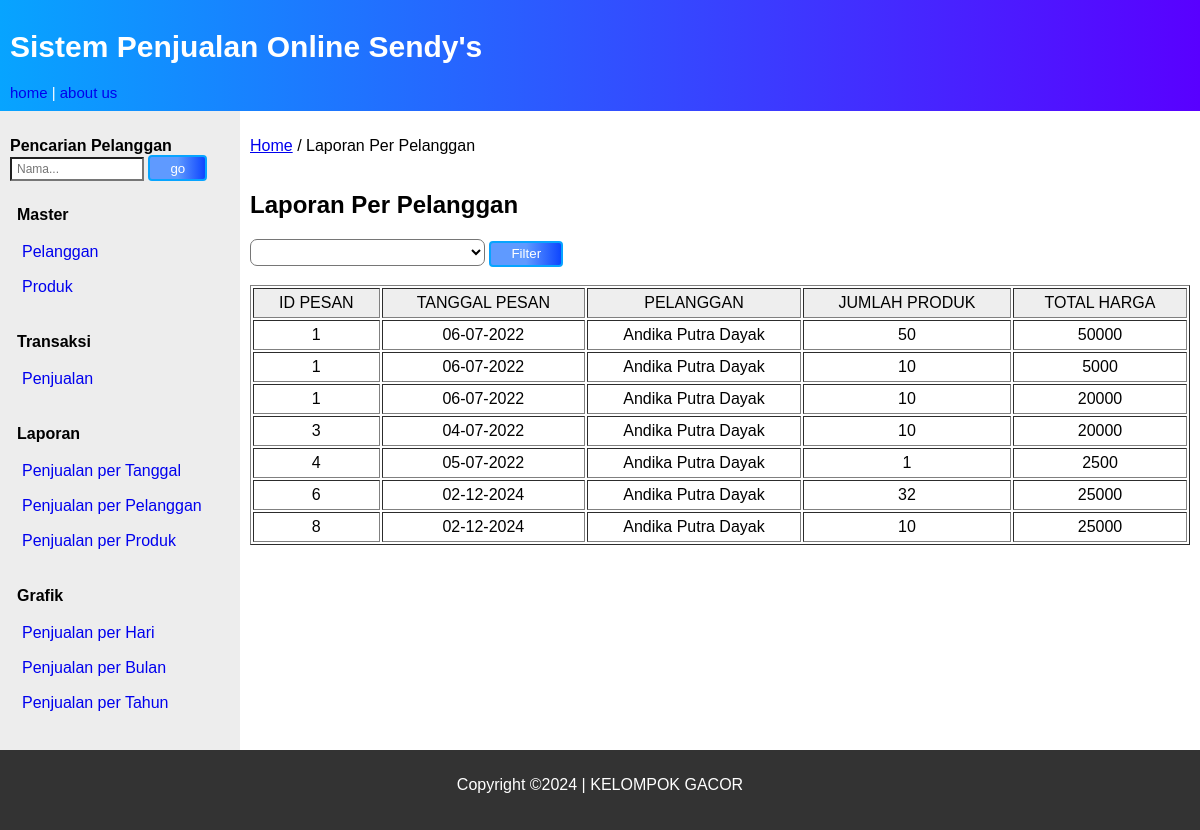
The page /index.php?page=penjualan_per_pelanggan on the database its author committed.
### tables this page shows
CREATE TABLE `detil_pesan` (
  `id_pesan` int(5) NOT NULL,
  `id_produk` varchar(5) NOT NULL,
  `jumlah` int(5) NOT NULL,
  `harga` decimal(10,0) NOT NULL
);

CREATE TABLE `pesan` (
  `id_pesan` int(5) NOT NULL,
  `id_pelanggan` varchar(5) NOT NULL,
  `tgl_pesan` date NOT NULL
);

CREATE TABLE `pelanggan` (
  `id_pelanggan` varchar(5) NOT NULL,
  `nm_pelanggan` varchar(40) NOT NULL,
  `alamat` text NOT NULL,
  `telepon` varchar(20) NOT NULL,
  `email` varchar(50) NOT NULL
);

### penjualan_per_pelanggan.php (the view, shortened to what this page needs)
<article>
<p><a href="index.php">Home</a> / Laporan Per Pelanggan </p>
    <h2 style="font-weight:900;">Laporan Per Pelanggan</h2>
    <form action="" method="post">
    <select id="id_pelanggan" class="box5" name="id_pelanggan" >
    <option value=""></option>
                <?php
                include "koneksi.php";
                $q = "SELECT * from pelanggan";
                $resultq = mysqli_query($conn, $q);
                while ($x = mysqli_fetch_array($resultq)) {
                ?>
                    <option value="<?php echo $x['id_pelanggan']; ?>">
                    </option>
                <?php
                }
                ?>
            </select>
            <button type="submit" class="filter" name="filter_nama">Filter</button>
    </form><br />
    <table border="1">
        <tr>
            <th>ID PESAN</th>
            <th>TANGGAL PESAN</th>
            <th>PELANGGAN</th>
            <th>JUMLAH PRODUK</th>
            <th>TOTAL HARGA</th>
        </tr>
        <?php
        include_once "koneksi.php";
        if(isset ($_POST['filter_nama'])){
            $id_pelanggan = $_POST['id_pelanggan'];
            $query = "SELECT pesan.id_pesan, pesan.tgl_pesan, pelanggan.nm_pelanggan, detil_pesan.jumlah, detil_pesan.harga FROM
            detil_pesan INNER JOIN pesan ON detil_pesan.id_pesan= pesan.id_pesan INNER JOIN pelanggan ON
            pesan.id_pelanggan=pelanggan.id_pelanggan WHERE pesan.id_pelanggan LIKE '".$id_pelanggan."'";
             $sql = mysqli_query($conn, $query);
        }else{
        $query = "SELECT pesan.id_pesan, pesan.tgl_pesan, pelanggan.nm_pelanggan, detil_pesan.jumlah, detil_pesan.harga
        FROM detil_pesan INNER JOIN pesan ON detil_pesan.id_pesan= pesan.id_pesan INNER JOIN pelanggan
        ON pesan.id_pelanggan=pelanggan.id_pelanggan ORDER BY id_pesan";
         $sql = mysqli_query($conn, $query);
        }
        if(mysqli_num_rows($sql)){
        while ($row = mysqli_fetch_assoc($sql)) {
            $id_pesan = $row['id_pesan'];
            $tanggal_pesan = date('d-m-Y', strtotime($row['tgl_pesan']));
            $pelanggan = $row['nm_pelanggan'];
            $jumlah = $row['jumlah'];
            $harga = $row['harga'];
        ?>
            <tr>
                <td align="center"><?php echo $id_pesan ?></td>
                <td align="center"><?php echo  $tanggal_pesan ?></td>
                <td align="center"><?php echo $pelanggan ?></td>
                <td align="center"><?php echo  $jumlah ?></td>
                <td align="center"><?php echo  $harga ?></td>
            </tr>
        <?php } } else{
                  echo '<tr><td align="center" colspan = "5"><strong>Data Tidak Ditemukan</strong></td></tr>';
        } ?>
    </table><br />
</article>

### style18.css (style rules this page uses)
* { box-sizing: border-box; scroll-behavior: smooth; }
body { font-family: Arial, Helvetica, sans-serif; margin: 0px; padding: 0px; }
nav, article { display: flex; flex-direction: column; min-height: 300px; padding: 10px; }
article { flex-grow: 20; max-width: 80%; }
tr th { background: #eeeeee; color: rgb(0, 0, 0); font-weight: normal; }
th, td { padding: 5px 10px; }
.box5 { font-size: 15px; padding: 3px 10px; background-color: rgb(255, 255, 255); width: 25%; color: #000000; text-align: center; }
select { border-radius: 7px; }
.filter { display: inline-block; text-decoration: none; padding: 3.5px 20px; border: 2px solid #07a4ff; border-radius: 4px; font-weight: normal; color: #fff; background-image: linear-gradient(90deg, #5f9aff 50%, #0e46fe 100%); }

### rows shown on the page
detil_pesan: id_pesan.id_pesan "1", id_pesan.tgl_pesan "06-07-2022", pelanggan.nm_pelanggan "Andika Putra Dayak", jumlah "50", harga "50000"
detil_pesan: id_pesan.id_pesan "1", id_pesan.tgl_pesan "06-07-2022", pelanggan.nm_pelanggan "Andika Putra Dayak", jumlah "10", harga "5000"
detil_pesan: id_pesan.id_pesan "1", id_pesan.tgl_pesan "06-07-2022", pelanggan.nm_pelanggan "Andika Putra Dayak", jumlah "10", harga "20000"
detil_pesan: id_pesan.id_pesan "3", id_pesan.tgl_pesan "04-07-2022", pelanggan.nm_pelanggan "Andika Putra Dayak", jumlah "10", harga "20000"
detil_pesan: id_pesan.id_pesan "4", id_pesan.tgl_pesan "05-07-2022", pelanggan.nm_pelanggan "Andika Putra Dayak", jumlah "1", harga "2500"
detil_pesan: id_pesan.id_pesan "6", id_pesan.tgl_pesan "02-12-2024", pelanggan.nm_pelanggan "Andika Putra Dayak", jumlah "32", harga "25000"
detil_pesan: id_pesan.id_pesan "8", id_pesan.tgl_pesan "02-12-2024", pelanggan.nm_pelanggan "Andika Putra Dayak", jumlah "10", harga "25000"
